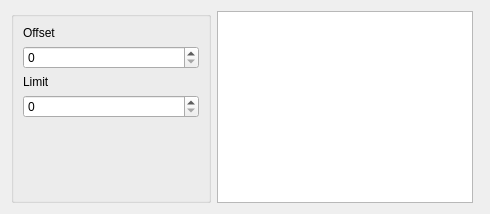
             <widget class="QWidget" name="tab_2">
              <property name="maximumSize">
               <size>
                <width>16777215</width>
                <height>1173</height>
               </size>
              </property>
              <attribute name="title">
               <string>SelectAll</string>
              </attribute>
              <layout class="QHBoxLayout" name="horizontalLayout_4">
               <item>
                <widget class="QGroupBox" name="groupBox_4">
                 <property name="minimumSize">
                  <size>
                   <width>200</width>
                   <height>0</height>
                  </size>
                 </property>
                 <property name="maximumSize">
                  <size>
                   <width>200</width>
                   <height>16777215</height>
                  </size>
                 </property>
                 <property name="title">
                  <string/>
                 </property>
                 <layout class="QVBoxLayout" name="verticalLayout_18">
                  <item>
                   <widget class="QLabel" name="label_3">
                    <property name="text">
                     <string>Offset</string>
                    </property>
                   </widget>
                  </item>
                  <item>
                   <widget class="QSpinBox" name="spinBox_offset"/>
                  </item>
                  <item>
                   <widget class="QLabel" name="label_45">
                    <property name="text">
                     <string>Limit</string>
                    </property>
                   </widget>
                  </item>
                  <item>
                   <widget class="QSpinBox" name="spinBox_limit"/>
                  </item>
                  <item>
                   <spacer name="verticalSpacer_18">
                    <property name="orientation">
                     <enum>Qt::Vertical</enum>
                    </property>
                    <property name="sizeHint" stdset="0">
                     <size>
                      <width>20</width>
                      <height>40</height>
                     </size>
                    </property>
                   </spacer>
                  </item>
                 </layout>
                </widget>
               </item>
               <item>
                <widget class="QTableWidget" name="table_seelctall">
                 <attribute name="horizontalHeaderVisible">
                  <bool>false</bool>
                 </attribute>
                 <attribute name="verticalHeaderVisible">
                  <bool>false</bool>
                 </attribute>
                </widget>
               </item>
               <item>
                <widget class="QTextBrowser" name="txt_result">
                 <property name="maximumSize">
                  <size>
                   <width>0</width>
                   <height>16777215</height>
                  </size>
                 </property>
                 <property name="font">
                  <font>
                   <pointsize>12</pointsize>
                  </font>
                 </property>
                </widget>
               </item>
              </layout>
             </widget>
